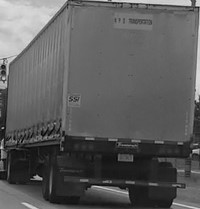
#> input picture Truck_template.jpg, 200 x 209 px, found by its file name
$ jupyter execute VehicleDetection-Template_Matching.ipynb
#> lines starting #> are read from the running program, lines starting #| are printed output that depends on the picture; after the words box and inside, x2 and y2 are one past the last pixel; in counts of white or black regions, pixels touching at a corner belong together
##Detect a Vehicle

[cell 1]
import cv2
import matplotlib.pyplot as plt
import numpy as np


image_path = '/content/Truck_template.jpg'
main_image_path = '/content/Find_Truck_color.jpg'


template = cv2.imread(image_path, 0)
#> template is the input picture: shape (209, 200); min 1, max 224, mean 91.6
main_image = cv2.imread(main_image_path, 0)
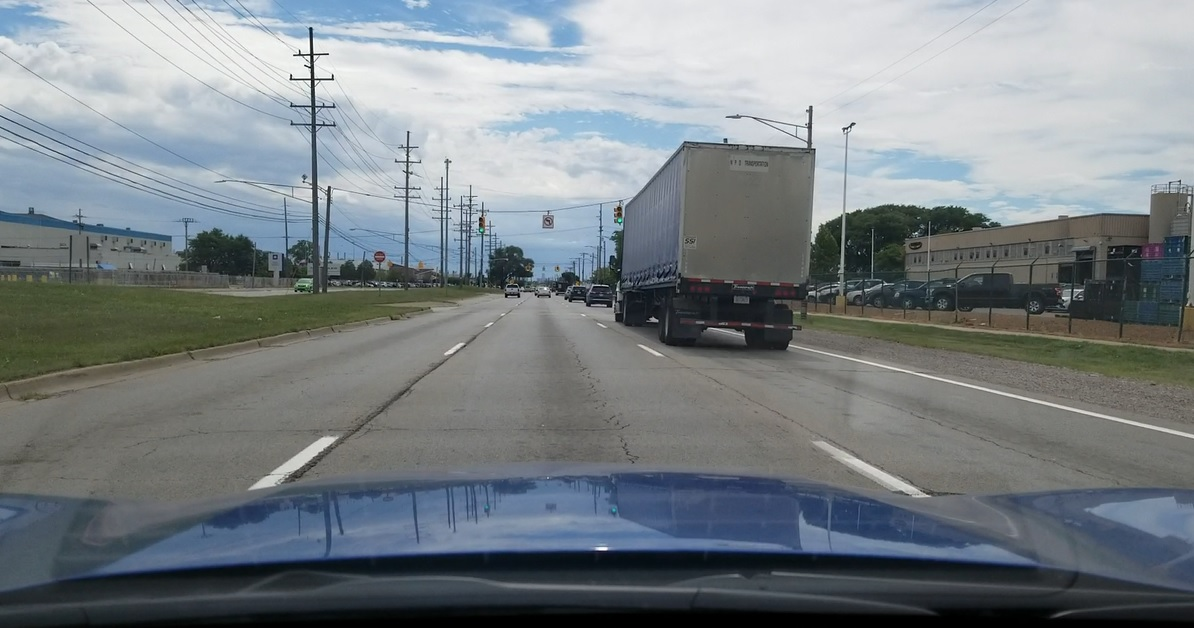
#> input picture Find_Truck_color.jpg, 1194 x 628 px, found by its file name
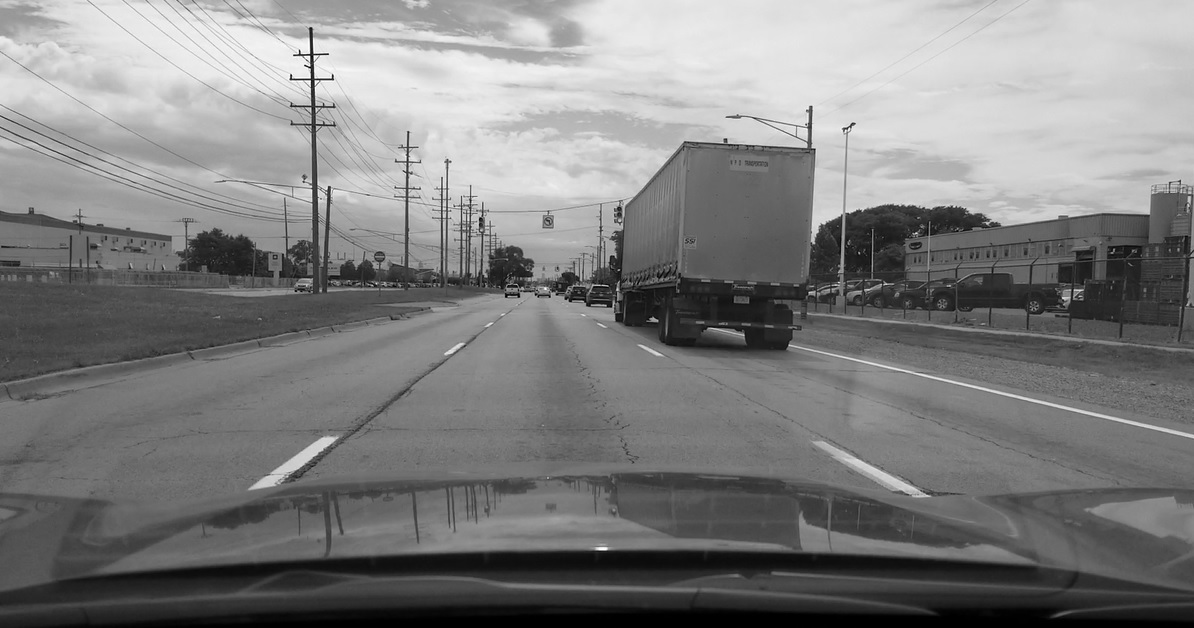
#> main_image: shape (628, 1194); min 0, max 255, mean 127.3


if template is None:
    raise FileNotFoundError(f"Error: {image_path} not found or failed to load.")
if main_image is None:
    raise FileNotFoundError(f"Error: {main_image_path} not found or failed to load.")

# Perform template matching
result = cv2.matchTemplate(main_image, template, cv2.TM_CCOEFF_NORMED)
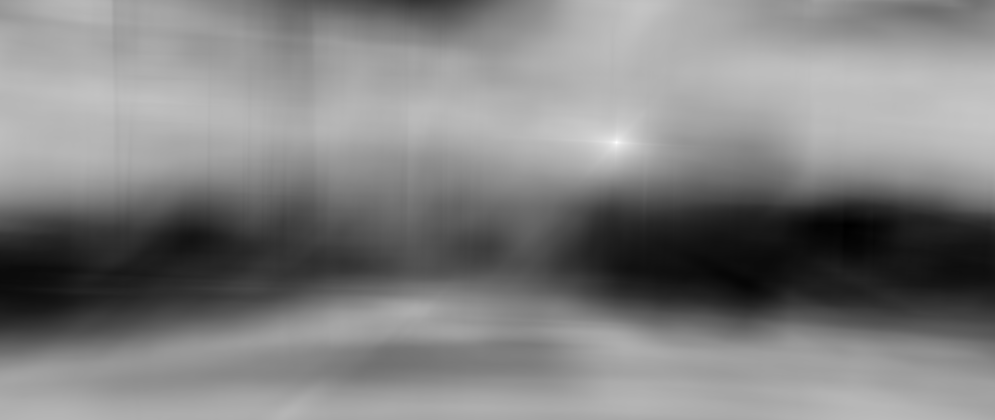
#> result: shape (420, 995) float32; min -0.598, max 0.999, mean 0.21; drawn with min black and max white

# Get the location of the best match
min_val, max_val, min_loc, max_loc = cv2.minMaxLoc(result)
#> min_val = -0.598; max_val = 0.999; min_loc = (845, 225); max_loc = (616, 142)
top_left = max_loc
#> top_left = (616, 142)
bottom_right = (top_left[0] + template.shape[1], top_left[1] + template.shape[0])
#> bottom_right = (816, 351)

# Draw a rectangle around the matched region
cv2.rectangle(main_image, top_left, bottom_right, 255, 2)
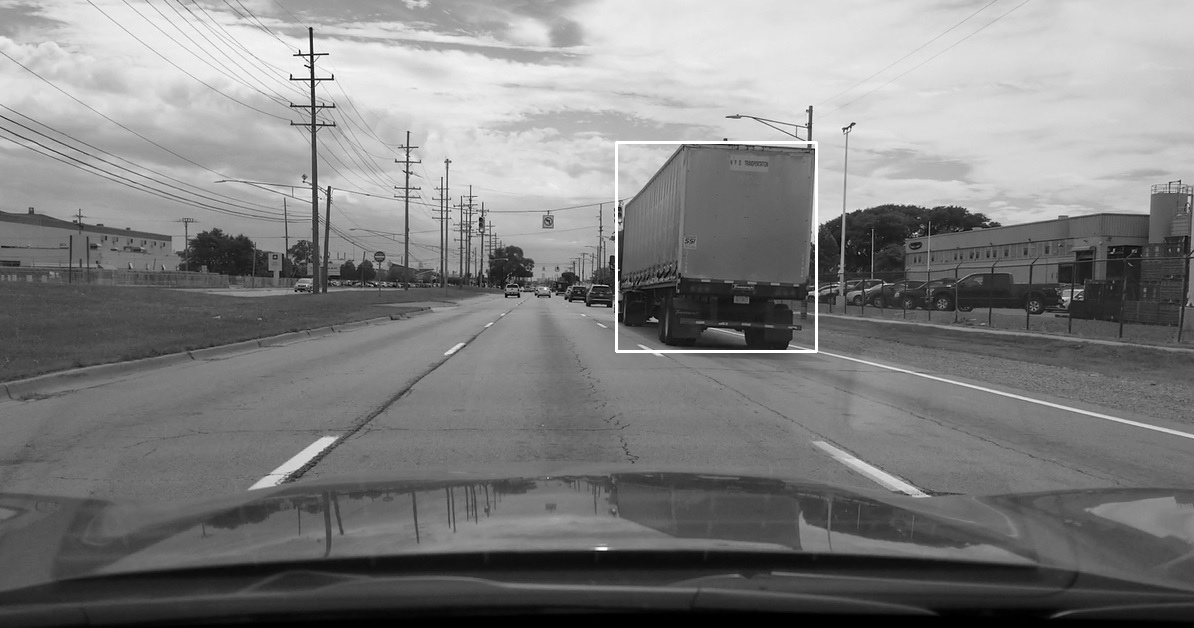
#> main_image: shape (628, 1194); 0.33% of pixels changed, all inside (x1, y1, x2, y2) = (615, 141, 818, 353)

plt.figure(figsize=(12, 6))

plt.subplot(1, 2, 1)
plt.imshow(template, cmap='gray')
plt.title('Template Image')
plt.axis('off')

plt.subplot(1, 2, 2)
plt.imshow(main_image, cmap='gray')
plt.title('Detected Template in Main Image')
plt.axis('off')

plt.show()
